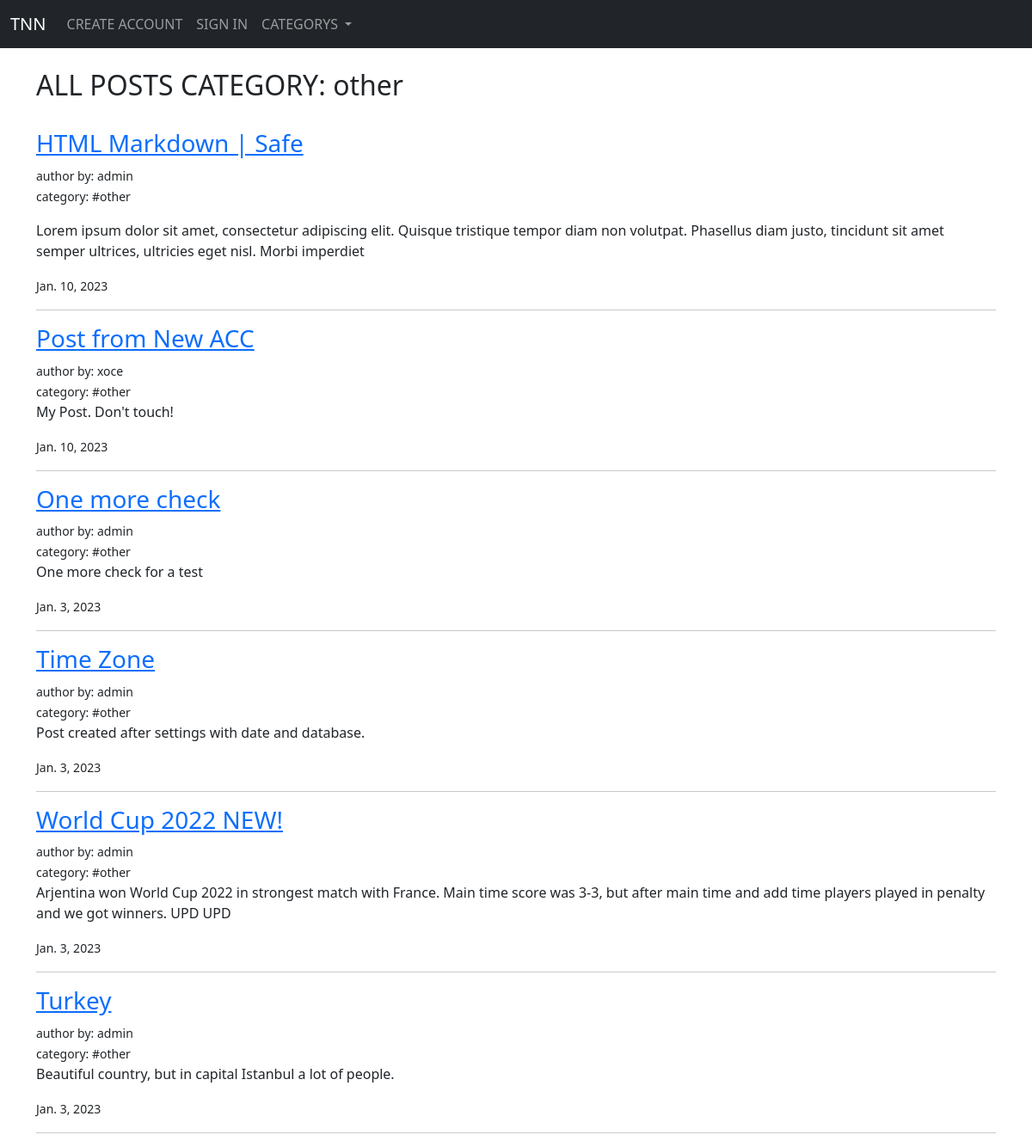
/category/other/, run on the app's committed database.
### blogpage/models.py (models this page shows, shortened)
class Post(models.Model):
    title = models.CharField(max_length=255)
    author = models.ForeignKey(User, models.CASCADE)
    body = models.TextField()
    category = models.CharField(max_length=255, default='other')
    post_date = models.DateField(auto_now_add=True)
    post_date_time = models.DateTimeField(auto_now_add=True)

### blogpage/views.py (the view)
# urls.py: path('category/<str:cat>/', CategoryView, name='category'),
def CategoryView(request, cat):
    category_posts = Post.objects.filter(category=cat.replace('-', ' ')).order_by('-post_date_time')
    cat_menu = Category.objects.all()
    return render(request, 'category.html',
    {'categorys_list':category_posts,
    'title_cat':cat.replace('-', ' '),
    'cat_menu': cat_menu,
    })

### blogpage/models.py (called while the page is built)
    def __str__(self) -> str:
        return self.name_category

### blogpage/templates/category.html (shortened to what this page needs)
{% extends "base.html" %}
{% block content %}
{% if categorys_list %}
<h2>ALL POSTS CATEGORY: {{ title_cat }}</h2>
<br>
{% for post in categorys_list %}
    <h3> <a href="{% url 'detail-page' post.pk %}"> {{ post.title }} </a> </h3>
    <small> author by: {{ post.author }} </small>
    <br>
    <small>category: #{{ post.category }}</small>
    <p> {{ post.body|slice:200|safe }} </p>
    <small>{{post.post_date}}</small>
    <hr>
{% endfor %}
{% else %}
<p style="text-align: center;">Oops! I cannot find posts or category :(</p>
{% endif %}
{% endblock %}

### data on the page
Post: title "HTML Markdown | Safe", author "admin", category "other", body "Lorem ipsum dolor sit amet, consectetur adipiscing elit. Quisque tristique tempor diam non volutpat. Phasellus diam justo, tincidunt sit amet semper ultrices, ultricies eget nisl. Morbi imperdiet", post_date "Jan. 10, 2023"
Post: title "Post from New ACC", author "xoce", category "other", body "My Post. Don't touch!", post_date "Jan. 10, 2023"
Post: title "One more check", author "admin", category "other", body "One more check for a test", post_date "Jan. 3, 2023"
Post: title "Time Zone", author "admin", category "other", body "Post created after settings with date and database.", post_date "Jan. 3, 2023"
Post: title "World Cup 2022 NEW!", author "admin", category "other", body "Arjentina won World Cup 2022 in strongest match with France. Main time score was 3-3, but after main time and add time players played in penalty and we got winners. UPD UPD", post_date "Jan. 3, 2023"
Post: title "Turkey", author "admin", category "other", body "Beautiful country, but in capital Istanbul a lot of people.", post_date "Jan. 3, 2023"

### other printed values
{{ title_cat }} "other"
